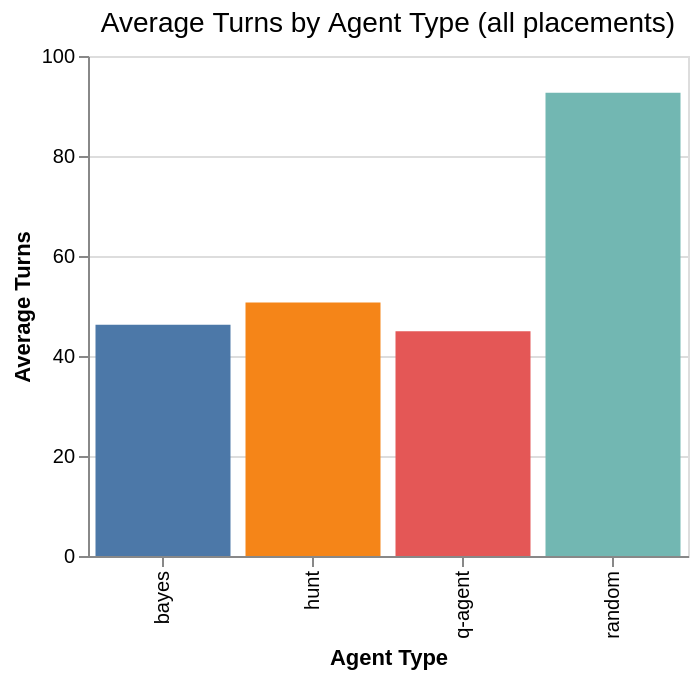

Notebook source saved alongside this figure:
### Code cell
# Bar chart: avg turns by agent type (collapsed across placement methods)
turns_by_agent = df.group_by("agent_type").agg(
    pl.col("turns").mean().round(2).alias("avg_turns"),
    pl.col("turns").std().alias("std_turns"),
)

c = (
    alt.Chart(turns_by_agent)
    .mark_bar()
    .encode(
        x=alt.X("agent_type:N", title="Agent Type"),
        y=alt.Y("avg_turns:Q", title="Average Turns"),
        color=alt.Color("agent_type:N", legend=None),
        tooltip=[
            alt.Tooltip("agent_type:N", title="Agent"),
            alt.Tooltip("avg_turns:Q", title="Avg Turns", format=".2f"),
        ],
    )
    .properties(
        title=chart_title("Average Turns by Agent Type (all placements)"),
        width=300,
        height=250,
    )
)
c.save(IMG_DIR / "avg_turns_by_agent.png")
c.show()

### Figure 1 — Vega specification as saved in the notebook (floating-point values rounded to 4 significant figures)
{"$schema": "https://vega.github.io/schema/vega/v6.json", "data": [{"name": "source_0", "values": [{"agent_type": "hunt", "avg_turns": 50.68, "avg_turns_end": 50.68, "avg_turns_start": 0.0}, {"agent_type": "bayes", "avg_turns": 46.23, "avg_turns_end": 46.23, "avg_turns_start": 0.0}, {"agent_type": "random", "avg_turns": 92.63, "avg_turns_end": 92.63, "avg_turns_start": 0.0}, {"agent_type": "q-agent", "avg_turns": 44.95, "avg_turns_end": 44.95, "avg_turns_start": 0.0}]}, {"name": "source_0_x_domain_agent_type", "values": [{"agent_type": "hunt"}, {"agent_type": "bayes"}, {"agent_type": "random"}, {"agent_type": "q-agent"}]}, {"name": "source_0_color_domain_agent_type", "values": [{"agent_type": "hunt"}, {"agent_type": "bayes"}, {"agent_type": "random"}, {"agent_type": "q-agent"}]}], "marks": [{"type": "rect", "name": "marks", "from": {"data": "source_0"}, "encode": {"update": {"y": {"field": "avg_turns_end", "scale": "y"}, "fill": {"field": "agent_type", "scale": "color"}, "tooltip": {"signal": "{\"Agent\": isValid(datum[\"agent_type\"]) ? isArray(datum[\"agent_type\"]) ? join(datum[\"agent_type\"], '\\n') : datum[\"agent_type\"] : \"\"+datum[\"agent_type\"], \"Avg Turns\": format(datum[\"avg_turns\"], \".2f\")}"}, "x": {"field": "agent_type", "scale": "x"}, "width": {"signal": "max(0.25, bandwidth('x'))"}, "y2": {"field": "avg_turns_start", "scale": "y"}}}, "style": ["bar"]}], "scales": [{"name": "x", "type": "band", "domain": {"data": "source_0_x_domain_agent_type", "field": "agent_type", "sort": true}, "range": [0, {"signal": "width"}], "paddingOuter": 0.05, "paddingInner": 0.1}, {"name": "y", "type": "linear", "domain": {"data": "source_0", "fields": ["avg_turns_start", "avg_turns_end"]}, "range": [{"signal": "height"}, 0], "nice": true, "zero": true}, {"name": "color", "type": "ordinal", "domain": {"data": "source_0_color_domain_agent_type", "field": "agent_type", "sort": true}, "range": "category"}], "axes": [{"scale": "y", "grid": true, "minExtent": 0, "labels": false, "maxExtent": 0, "orient": "left", "tickCount": {"signal": "ceil(height/40)"}, "domain": false, "gridScale": "x", "ticks": false, "zindex": 0, "aria": false}, {"scale": "x", "zindex": 0, "title": "Agent Type", "orient": "bottom", "labelAlign": "right", "grid": false, "labelAngle": 270, "labelBaseline": "middle"}, {"scale": "y", "grid": false, "tickCount": {"signal": "ceil(height/40)"}, "title": "Average Turns", "zindex": 0, "orient": "left", "labelOverlap": true}], "title": {"text": "Average Turns by Agent Type (all placements)", "fontWeight": "normal", "anchor": "middle", "frame": "group", "fontSize": 14}, "width": 300, "style": "cell", "background": "white", "padding": 5, "height": 250}
